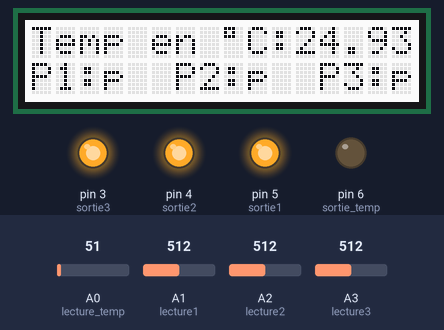
The sketch below on a simulated Arduino Uno, built with avr-gcc and run on an emulated ATmega328P. Shown: 16×2 character LCD, output pins drawn as LEDs (lit = HIGH). The test bench sets the inputs (shaded band); at power-on: A1 (lecture1) = 512, A2 (lecture2) = 512, A3 (lecture3) = 512, A0 (lecture_temp) = 51. What the sketch prints to the serial monitor is not drawn.

Above: at 1.7 s.
1.8 s: A1 (lecture1) set to 475
At 2.8 s:
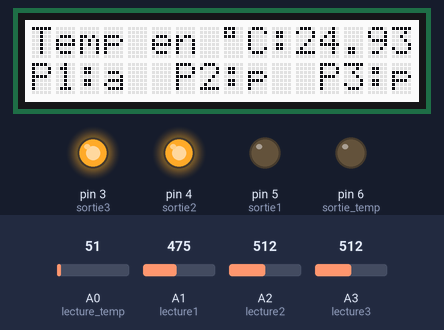
3.4 s: A2 (lecture2) set to 485
At 4.2 s:
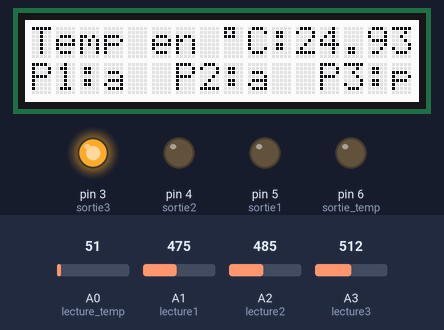
4.9 s: A1 (lecture1) set to 716
At 5.6 s:
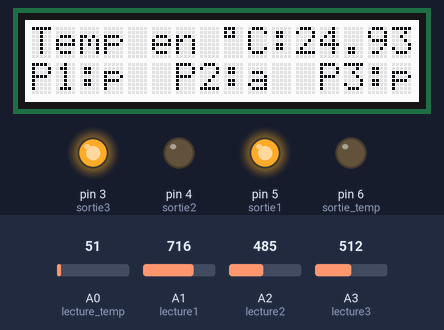
6.5 s: A3 (lecture3) set to 498
8.0 s: A3 (lecture3) set to 475
At 8.5 s:
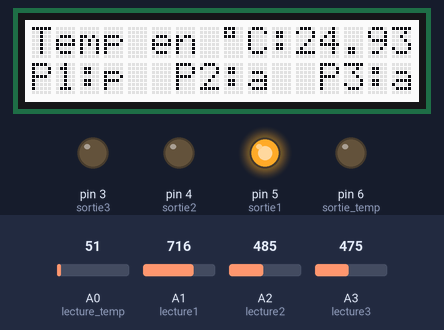
9.7 s: A2 (lecture2) set to 716
At 11.1 s:
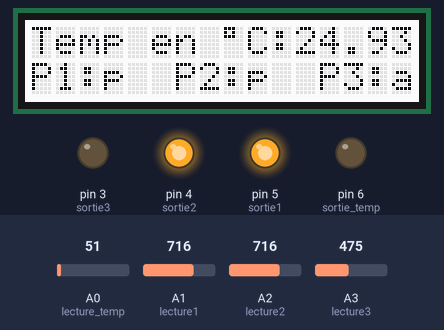
Timing chart, 0 to 12.2 s (numbered marks = the images above; inputs shaded):
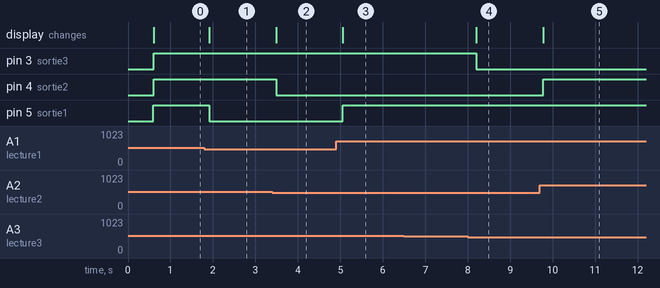

The sketch:

prog_final_lisse.ino
```cpp
#include <Wire.h>
#include "rgb_lcd.h"

rgb_lcd lcd;

int lecture_temp = A0, lecture1 = A1, lecture2 = A2, lecture3 = A3;                               // Variables de lectures, se referant aux pins analogiques

int sortie_temp = 6,sortie1 = 5, sortie2 = 4, sortie3 = 3;                                        // Variables indiquant les pins de sorties en 0-5V

int compteur = 0, attente = 3;                                                                    // Variables de temporisation de la mesure de la température; le temps entre chaque prise d'information sera de attente * 250ms

float valeur_temp = 0, valeur1 = 0, valeur2 = 0, valeur3 = 0;                                     // Variables d'analyses dans les conditions

const float SEUIL_TENSION = 2.4, SEUIL_BAS_TEMPERATURE = 23.0,SEUIL_HAUT_TEMPERATURE = 25.0;      // Valeurs de seuils

int memoire = 0;

void setup() {

  Serial.begin(9600);                                                                             // Ouverture du port serie permettant d'afficher des variables sur l'ordinateur
  lcd.begin(16, 2);                                                                               // Initialisation de l'écran

  lcd.setCursor(0, 0);
  lcd.print("Temp en "); lcd.print((char)223); lcd.print("C: ");

  lcd.setCursor(0, 1);
  lcd.print("P1:a ");

  lcd.setCursor(6, 1);
  lcd.print("P2:a ");

  lcd.setCursor(12, 1);
  lcd.print("P3:a ");
                                                                                                  // Écriture des textes fixes
  pinMode(sortie_temp, OUTPUT);
  pinMode(sortie1, OUTPUT);
  pinMode(sortie2, OUTPUT);
  pinMode(sortie3, OUTPUT);
                                                                                                  // Selection des modes des pins de sorties
  delay(500);
}

void loop() {

  if(compteur == 0)                                                                               // Condition afin de réaliser la lecture de température
  {
    valeur_temp = analogRead(lecture_temp)*5.0*100.0/1023.0;                                      // Lecture de la valeur de température
  }
  else
  {
    valeur_temp = valeur_temp;
  }

  compteur = (compteur + 1) % attente;                                                            // Variables qui permet de temporisé la lecture de la temérature

  lcd.setCursor(11,0);
  lcd.print(valeur_temp);

  valeur1 = analogRead(lecture1)*(5.0/1023);                                                      // Lecture des tensions dans les pins analogiques
  valeur2 = analogRead(lecture2)*(5.0/1023);                                                      // Et conversion en une valeur de tension
  valeur3 = analogRead(lecture3)*(5.0/1023);                                                      // Afin dêtre ensuite comparé au seuil

  Serial.println(valeur_temp);
                                                                                                  // Comparaison de la valeur du capteur 1
  if(valeur1 > SEUIL_TENSION)
  {
    lcd.setCursor(3, 1);
    lcd.print("p");
    digitalWrite(sortie1, HIGH);
  }
  else
  {
    lcd.setCursor(3, 1);
    lcd.print("a");
    digitalWrite(sortie1, LOW);
  }
                                                                                                   // Comparaison de la valeur du capteur 2
  if(valeur2 > SEUIL_TENSION)
  {
    lcd.setCursor(9, 1);
    lcd.print("p");
    digitalWrite(sortie2, HIGH);
  }
  else
  {
    lcd.setCursor(9, 1);
    lcd.print("a");
    digitalWrite(sortie2, LOW);
  }
                                                                                                  // Comparaison de la valeur du capteur 3
  if(valeur3 > SEUIL_TENSION)
  {
    lcd.setCursor(15, 1);
    lcd.print("p");
    digitalWrite(sortie3, HIGH);
  }
  else
  {
    lcd.setCursor(15, 1);
    lcd.print("a");
    digitalWrite(sortie3, LOW);
  }
                                                                                                  // Comparaison de la valeur de température
  if((valeur_temp > SEUIL_HAUT_TEMPERATURE) || memoire == 1 )                                     // Memoire dans la condition permet le maintien de l'état haut dur la sortie tant que la température basse n'est pas atteinte
  {
    digitalWrite(sortie_temp, HIGH);

  }
  else
  {
    digitalWrite(sortie_temp, LOW);
  }
                                                                                                  // Comparaison permettant de gérer l'hystéresis
  if ((valeur_temp > SEUIL_HAUT_TEMPERATURE))
  {
    memoire = 1;
  }
  else if (valeur_temp < SEUIL_BAS_TEMPERATURE)
  {
    memoire = 0;
  }

  delay(250);
}
```

Measured:
- the behaviour switches between 492 and 491 on A1 (lecture1) (found by bisection; images 0 and 1)
- the behaviour switches between 492 and 491 on A2 (lecture2) (found by bisection; images 1 and 2)
- the behaviour switches between 492 and 491 on A3 (lecture3) (found by bisection; images 3 and 4)
- after the input at 1.8 s, pin 5 (sortie1): HIGH → LOW after 0.11 s; the display: changes after 0.11 s (image 1)
- after the input at 3.4 s, pin 4 (sortie2): HIGH → LOW after 0.09 s; the display: changes after 0.09 s (image 2)
- after the input at 4.9 s, pin 5 (sortie1): LOW → HIGH after 0.16 s; the display: changes after 0.16 s (image 3)
- after the input at 6.5 s, every drawn part: stays the same
- after the input at 8.0 s, pin 3 (sortie3): HIGH → LOW after 0.21 s; the display: changes after 0.21 s (image 4)
- after the input at 9.7 s, pin 4 (sortie2): LOW → HIGH after 0.08 s; the display: changes after 0.08 s (image 5)
